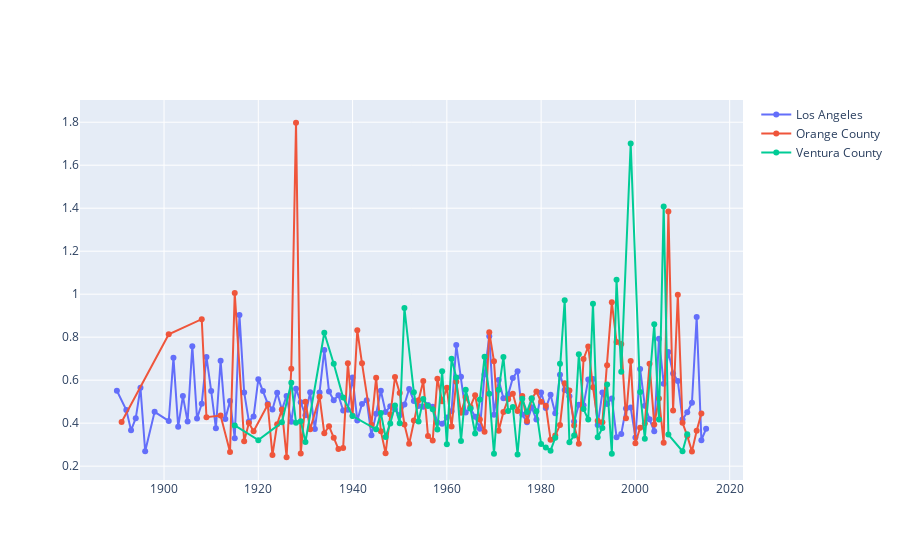

The cell this chart's notebook holds for it:
### Markdown cell above
**An important note:**
- Ventura Country has Spikes means Zillow Estimation Inaccurate

### Code cell
import plotly # visualization
from plotly.graph_objs import Scatter, Figure, Layout # visualization
from plotly.offline import download_plotlyjs, init_notebook_mode, plot,iplot # visualization
import plotly.figure_factory as ff # visualization
import plotly.graph_objs as go # visualization
init_notebook_mode(connected=True) # visualization

worst_prediction = df_train['abs_logerror'].quantile(q=.95)


trace0 = go.Scatter(
    y = df_train[(df_train['fips']==6037)&(df_train['abs_logerror']>worst_prediction)].
        groupby('yearbuilt')['abs_logerror'].mean(),
    x = df_train[(df_train['fips']==6037)&(df_train['abs_logerror']>worst_prediction)].
        groupby('yearbuilt')['abs_logerror'].mean().index,
    mode = 'lines+markers',
    name = "Los Angeles",
)
trace1 = go.Scatter(
    y = df_train[(df_train['fips']==6059)&(df_train['abs_logerror']>worst_prediction)].
        groupby('yearbuilt')['abs_logerror'].mean(),
    x = df_train[(df_train['fips']==6059)&(df_train['abs_logerror']>worst_prediction)].
        groupby('yearbuilt')['abs_logerror'].mean().index,
    mode = 'lines+markers',
    name = "Orange County"
)
trace2 = go.Scatter(
    y = df_train[(df_train['fips']==6111)&(df_train['abs_logerror']>worst_prediction)].
        groupby('yearbuilt')['abs_logerror'].mean(),
    x = df_train[(df_train['fips']==6111)&(df_train['abs_logerror']>worst_prediction)].
        groupby('yearbuilt')['abs_logerror'].mean().index,
    mode = 'lines+markers',
    name = "Ventura County"
)
data = [trace0, trace1, trace2]

plotly.offline.iplot(data, filename='line-mode')
